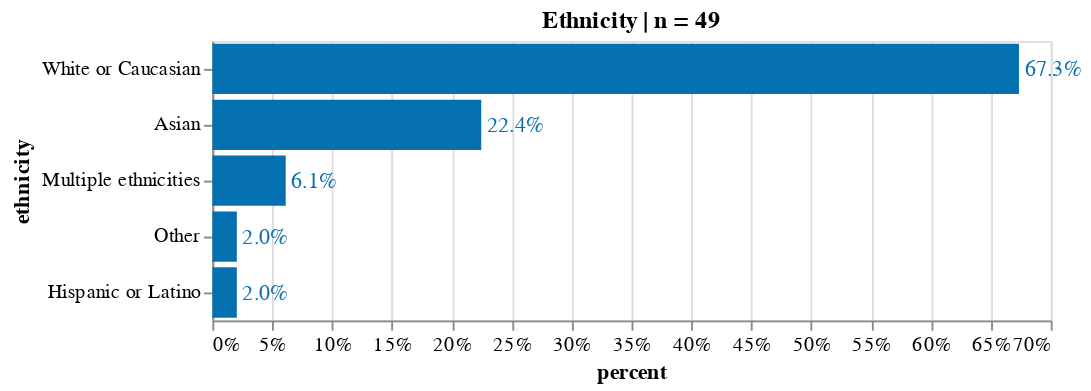

The notebook cell saved with this chart:
### Code cell
source = count_freq_labels(df, X="ethnicity") 
title = 'Ethnicity | n = '+ source['counts'].sum().astype(str)
X, Y = 'percent:Q', 'ethnicity:N'
w, h= 450, 150
txs, ls, ts = 12, 11, 12

chart_ethnicity= simple_per_bar(
    source, title=title, X=X, Y=Y, \
    width=w, height=h, \
    text_size = txs, label_size = ls, title_size=ts)
chart_ethnicity.display(renderer='svg')

### Figure 1 — Vega-Lite specification as saved in the notebook (floating-point values rounded to 4 significant figures)
{"config": {"view": {"continuousWidth": 400, "continuousHeight": 300}, "axis": {"labelFontSize": 11, "titleFontSize": 12}}, "layer": [{"mark": "bar", "encoding": {"color": {"condition": {"value": "orange", "test": "(datum.emotion === 'Some')"}, "value": "#0570b0"}, "x": {"type": "quantitative", "axis": {"format": ".0%"}, "field": "percent"}, "y": {"type": "nominal", "field": "ethnicity", "sort": "-x"}}, "title": "Ethnicity | n = 49"}, {"mark": {"type": "text", "align": "left", "baseline": "middle", "dx": 3, "fontSize": 12}, "encoding": {"color": {"condition": {"value": "orange", "test": "(datum.emotion === 'Some')"}, "value": "#0570b0"}, "text": {"type": "quantitative", "field": "percent", "format": ".1%"}, "x": {"type": "quantitative", "axis": {"format": ".0%"}, "field": "percent"}, "y": {"type": "nominal", "field": "ethnicity", "sort": "-x"}}, "title": "Ethnicity | n = 49"}], "data": {"name": "data-8e06e6c63e6fb15bb270e1d70b3c64b1"}, "height": 150, "width": 450, "$schema": "https://vega.github.io/schema/vega-lite/v4.8.1.json", "datasets": {"data-8e06e6c63e6fb15bb270e1d70b3c64b1": [{"counts": 33, "ethnicity": "White or Caucasian", "percent": 0.6735}, {"counts": 11, "ethnicity": "Asian", "percent": 0.2245}, {"counts": 3, "ethnicity": "Multiple ethnicities", "percent": 0.06122}, {"counts": 1, "ethnicity": "Other", "percent": 0.02041}, {"counts": 1, "ethnicity": "Hispanic or Latino", "percent": 0.02041}]}}
